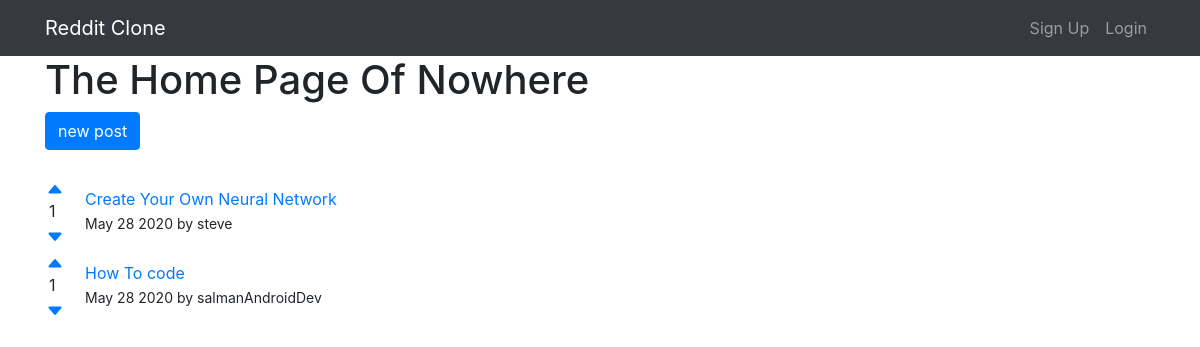
The app's page /, older data.
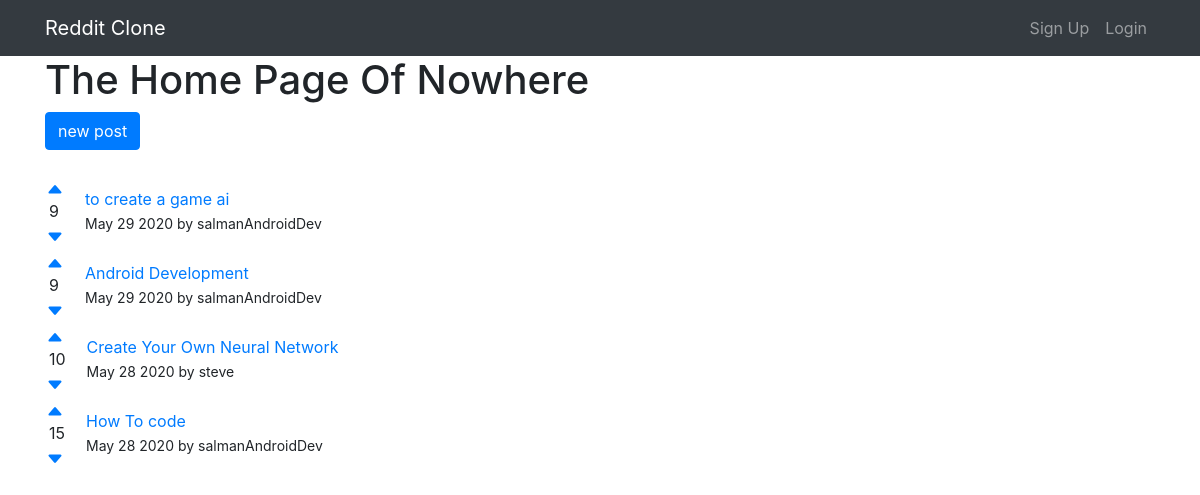
The same page, newer data.
### posts/models.py (models this page shows, shortened)
class Post(models.Model):
    title = models.CharField(max_length=200)
    url = models.TextField()
    pub_date = models.DateTimeField()
    author = models.ForeignKey(User, on_delete= models.CASCADE)
    votes_total = models.IntegerField(default=1)
    def pub_date_pretty(self):
        return self.pub_date.strftime('%b %e %Y')

### posts/views.py (the view)
# urls.py: url(r'^$', views.home, name='home'),
def home(request):
    posts = Post.objects.order_by('votes_total')
    return render(request, 'home.html', {'posts': posts})

### posts/templates/home.html
{% extends 'base.html' %}
{% block content%}
<h1>The Home Page Of Nowhere</h1>
<a class="btn btn-primary" href="{% url 'posts:create'%}">new post</a>
<br />
<br />
{% for post in posts%}
    <table>
        <tr>
            <td style="padding-right: 20px;">
                <a href="{% url 'posts:upvote' post.id %}" >
                    <svg class="bi bi-caret-up-fill" width="18px" height="18px" viewBox="0 0 16 16" fill="currentColor" xmlns="http://www.w3.org/2000/svg">
                    <path d="M7.247 4.86l-4.796 5.481c-.566.647-.106 1.659.753 1.659h9.592a1 1 0 0 0 .753-1.659l-4.796-5.48a1 1 0 0 0-1.506 0z"/>
                    </svg>
                </a>
                <br />
                 <span style="margin-left:3px;">{{post.votes_total}}</span>
                <br />
                <a href="{% url 'posts:downvote' post.id %}">
                    <svg class="bi bi-caret-down-fill" width="18px" height="18px" viewBox="0 0 16 16" fill="currentColor" xmlns="http://www.w3.org/2000/svg">
                        <path d="M7.247 11.14L2.451 5.658C1.885 5.013 2.345 4 3.204 4h9.592a1 1 0 0 1 .753 1.659l-4.796 5.48a1 1 0 0 1-1.506 0z"/>
                </svg>
                </a>
            </td>
            <td>
                <a style="font-size: 16px;" href="{{ post.url}}">{{post.title}}</a>
                <br />
                <span style="font-size: 14px;">{{post.pub_date_pretty}} by {{post.author.username}}</span>
            </td>
        </tr>
    </table>
{% endfor %}
{% endblock %}

Row changes from the older to the newer data that the page shows:
added Post: votes_total "9", title "to create a game ai", pub_date_pretty "May 29 2020", author.username "salmanAndroidDev"
added Post: votes_total "9", title "Android Development", pub_date_pretty "May 29 2020", author.username "salmanAndroidDev"
changed Post "Create Your Own Neural Network": votes_total "1" → "10"
changed Post "How To code": votes_total "1" → "15"
